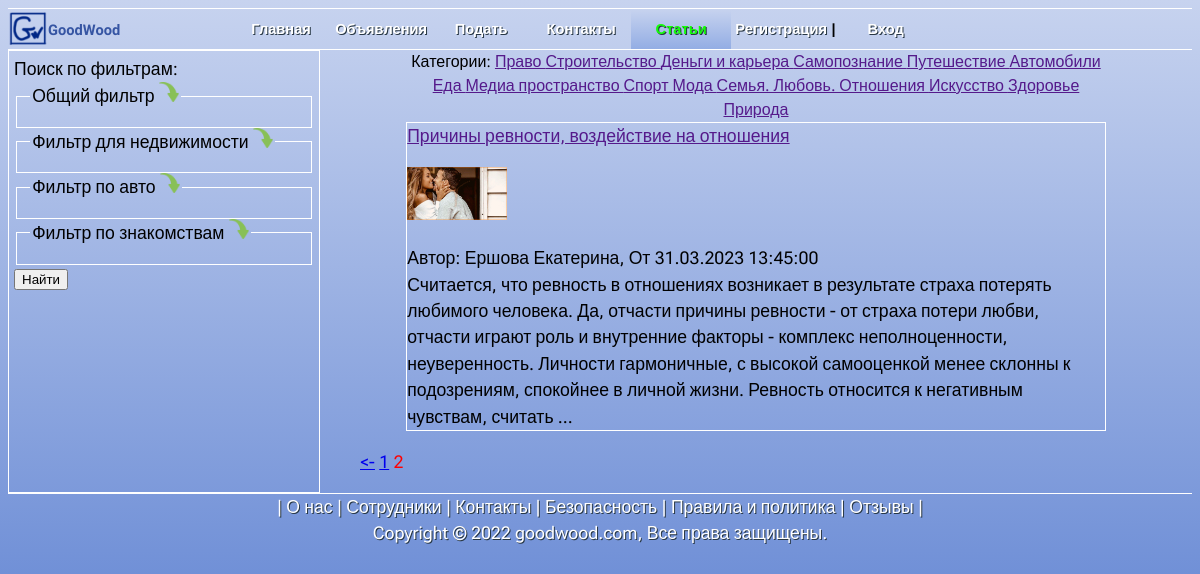
The app's page /posts/?page=2 with its own data.
### posts/models.py (models this page shows, shortened)
class Category(models.Model):
    name = models.CharField(max_length=45, db_index=True, verbose_name='Категория')
    class Meta:
        verbose_name_plural = 'Категории'
        verbose_name = 'Категория'

class PostList(models.Model):
    title = models.CharField(max_length=100,verbose_name='Заголовок',db_index=True)
    photo = models.ImageField(upload_to='photo/%Y/%m/%d/')
    category = models.ForeignKey('Category', on_delete=models.PROTECT, verbose_name='Категория')
    content = models.TextField(verbose_name='Текст')
    author = models.CharField(max_length=100,verbose_name='Автор',db_index=True)
    company = models.CharField(max_length=100, verbose_name='Компания', db_index=True, blank=True)
    phone = models.CharField(max_length=100, verbose_name='Телефон', db_index=True, blank=True)
    city = models.CharField(max_length=100,verbose_name='Город',db_index=True)
    url_address = models.URLField(verbose_name='URL',blank=True, null=True)
    views = models.IntegerField(verbose_name='Просмотры',blank=True,null=True)
    published = models.DateTimeField(auto_now_add=True,verbose_name='Опубликовано от')
    like = models.ManyToManyField(User,related_name='postcomment', blank=True, null=True)
    reply = models.ForeignKey('self', null=True,related_name='reply_ok',on_delete=models.CASCADE,blank=True)
    class Meta:
        verbose_name_plural = 'Статьи'
        verbose_name = 'Статья'
        ordering = ['-published']

### posts/views.py (the view)
# urls.py: path('', PostListView.as_view(), name='posts'),
class PostListView(ListView):
    model = PostList
    template_name = 'posts/posts.html'
    context_object_name = 'posts'
    paginate_by = 5
    def get_context_data(self, **kwargs):
        context = super().get_context_data(**kwargs)
        context['page'] = 'posts'
        context['menu'] = menu
        context['category'] = Category.objects.all()
        return context
    def get_queryset(self):
        return PostList.objects.all()

### posts/templates/posts/posts.html (shortened to what this page needs)
{% extends "./base_posts.html" %}
{% block content %}
<div >
<div class="block-category">
   Категории:
{% for c in category %}
    <a href="">{{ c.name }}   </a>
{% endfor %}
</div>
<div  class="block-posts">
{% for post in  page_obj %}
    <div class="one_post_block">
                <div><a href=''>{{ post.title }}</a>  </div>
            <p><img class='' alt='photo' src="{{post.photo.url}}" width="100" height=auto></p>
            <div>Автор: {{ post.author }}, От {{ post.published|date:"d.m.Y H:i:s" }}</div>
           <div>{{ post.content|truncatewords:50 }}</div>
    </div>
{% endfor %}
</div>
</div>
{% endblock %}

### index/static/index/css/style.css (style rules this page uses)
body { min-height: 100vh; line-height: 1.5; background: linear-gradient(to top, #4C74CD, #C7D3EF); font-family: 'Roboto Flex', sans-serif; font-size: 1.1em; }

### posts/static/posts/css/style.css (style rules this page uses)
.one_post_block { width:80%; border: 1px solid white; margin:0 auto; }
.block-category { width:80%; margin:0 auto; font-size:2vh; text-align: center; }

### records on screen
Category: name "Право"
Category: name "Строительство"
Category: name "Деньги и карьера"
Category: name "Самопознание"
Category: name "Путешествие"
Category: name "Автомобили"
Category: name "Еда"
Category: name "Медиа пространство"
Category: name "Спорт"
Category: name "Мода"
Category: name "Семья. Любовь. Отношения"
Category: name "Искусство"
Category: name "Здоровье"
Category: name "Природа"
PostList: title "Причины ревности, воздействие на отношения", photo (picture), author "Ершова Екатерина", published "31.03.2023 13:45:00", content "Считается, что ревность в отношениях возникает в результате страха потерять любимого человека. Да, отчасти причины ревности - от страха потери любви, отчасти играют роль и внутренние факторы - комплекс неполноценности, неуверенность. Личности гармоничные, с высокой самооценкой менее склонны к подозрениям, спокойнее в личной жизни. Ревность относится к негативным чувствам, считать …"

### other values on screen
{{ m.title }} "Главная" "Объявления" "Подать" "Контакты"
{{ m.title }} "Статьи"
{{ p }} "1"
{{ p }} "2"
